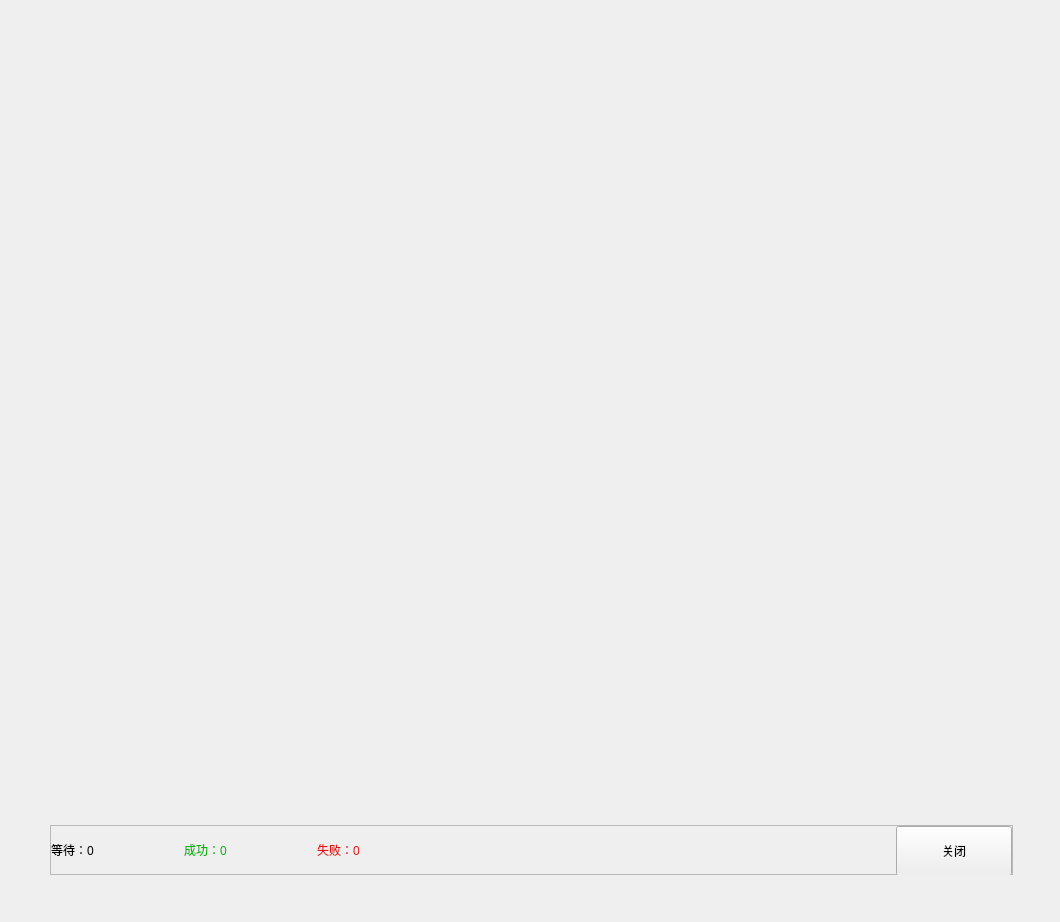
<?xml version="1.0" encoding="UTF-8"?>
<ui version="4.0">
 <class>DevMaintainDetail</class>
 <widget class="BaseDlg" name="DevMaintainDetail">
  <property name="geometry">
   <rect>
    <x>0</x>
    <y>0</y>
    <width>1060</width>
    <height>922</height>
   </rect>
  </property>
  <property name="windowTitle">
   <string>DevMaintainDetail</string>
  </property>
  <widget class="MaintainItemDetailGrp" name="MaintainDetailWgt" native="true">
   <property name="geometry">
    <rect>
     <x>50</x>
     <y>100</y>
     <width>960</width>
     <height>698</height>
    </rect>
   </property>
   <property name="styleSheet">
    <string notr="true"/>
   </property>
   <property name="borders" stdset="0">
    <string notr="true">all</string>
   </property>
   <property name="bks" stdset="0">
    <string notr="true">transparent</string>
   </property>
  </widget>
  <widget class="QFrame" name="BottomFrame">
   <property name="geometry">
    <rect>
     <x>50</x>
     <y>825</y>
     <width>963</width>
     <height>50</height>
    </rect>
   </property>
   <property name="minimumSize">
    <size>
     <width>963</width>
     <height>50</height>
    </size>
   </property>
   <property name="maximumSize">
    <size>
     <width>963</width>
     <height>50</height>
    </size>
   </property>
   <property name="frameShape">
    <enum>QFrame::StyledPanel</enum>
   </property>
   <property name="frameShadow">
    <enum>QFrame::Raised</enum>
   </property>
   <layout class="QHBoxLayout" name="horizontalLayout" stretch="0,0,0,1,0">
    <property name="spacing">
     <number>90</number>
    </property>
    <property name="leftMargin">
     <number>0</number>
    </property>
    <property name="topMargin">
     <number>0</number>
    </property>
    <property name="rightMargin">
     <number>0</number>
    </property>
    <property name="bottomMargin">
     <number>0</number>
    </property>
    <item>
     <widget class="QLabel" name="WaitLab">
      <property name="text">
       <string>等待：0</string>
      </property>
     </widget>
    </item>
    <item>
     <widget class="QLabel" name="SuccLab">
      <property name="styleSheet">
       <string notr="true">color:#05b30d;</string>
      </property>
      <property name="text">
       <string>成功：0</string>
      </property>
     </widget>
    </item>
    <item>
     <widget class="QLabel" name="FailedLab">
      <property name="styleSheet">
       <string notr="true">color:#e41313;</string>
      </property>
      <property name="text">
       <string>失败：0</string>
      </property>
     </widget>
    </item>
    <item>
     <spacer name="horizontalSpacer">
      <property name="orientation">
       <enum>Qt::Horizontal</enum>
      </property>
      <property name="sizeHint" stdset="0">
       <size>
        <width>161</width>
        <height>20</height>
       </size>
      </property>
     </spacer>
    </item>
    <item>
     <widget class="QPushButton" name="CloseBtn">
      <property name="minimumSize">
       <size>
        <width>116</width>
        <height>50</height>
       </size>
      </property>
      <property name="maximumSize">
       <size>
        <width>200</width>
        <height>50</height>
       </size>
      </property>
      <property name="text">
       <string>关闭</string>
      </property>
      <property name="buttons" stdset="0">
       <string>btn_dlg</string>
      </property>
     </widget>
    </item>
   </layout>
  </widget>
  <zorder>BottomFrame</zorder>
  <zorder>MaintainDetailWgt</zorder>
 </widget>
 <layoutdefault spacing="6" margin="11"/>
 <customwidgets>
  <customwidget>
   <class>BaseDlg</class>
   <extends>QWidget</extends>
   <header>shared/basedlg.h</header>
   <container>1</container>
  </customwidget>
  <customwidget>
   <class>MaintainItemDetailGrp</class>
   <extends>QWidget</extends>
   <header>maintainitemdetailgrp.h</header>
   <container>1</container>
  </customwidget>
 </customwidgets>
 <resources/>
 <connections/>
</ui>
